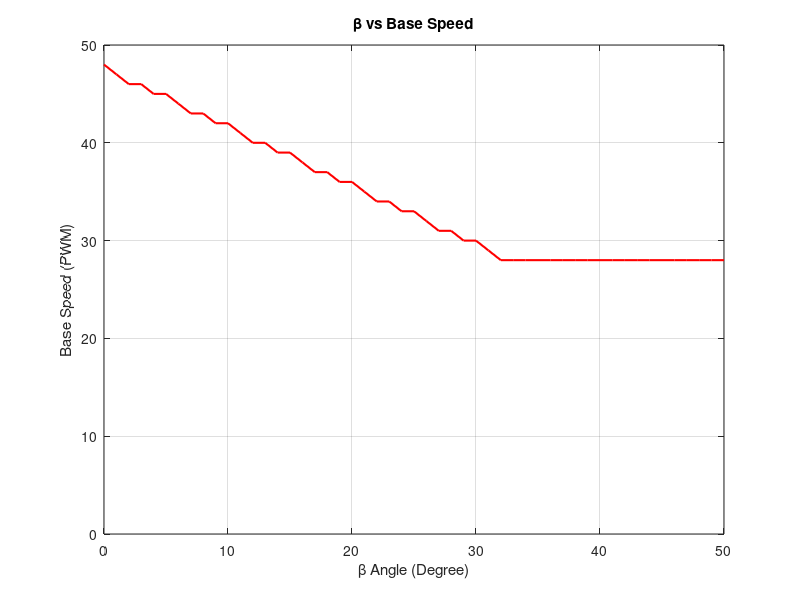

MATLAB code to generate this figure: (Note: this script raises an error after producing the figure.)
%% -
clc
clear
%% -
h1=figure('units','normalized','outerposition',[0 0 0.45 0.45])
beta=0:50;
K_max=48;
if (beta>22.5)
    K_min=26;
else
    K_min=28;
end
K_1=0.6;
for i=1:51
    baseSpeed(i)=max(K_max-K_1*beta(i),K_min)
    baseSpeed(i)=fix(baseSpeed(i))
end
plot(beta,baseSpeed,'r','LineWidth',1.5)
ylim([0,50])
grid on
ylabel('Base Speed (PWM)')
xlabel('\beta Angle (Degree)')
title('\beta vs Base Speed')
print(h1,sprintf('baseSpeed.png'),'-dpng','-r600')
close(h1)
%% -
h2=figure('units','normalized','outerposition',[0 0 0.45 0.45])
beta_exp=[20 21.8 32.5 43.6 32.5 21.5 15.7 14.3 10.53 4.5 1.5 3.6 7.8 11.4 16.43 20.42 24.54 32.34 42.4 32.54 21.4 16.4 ]
K_max=38;
K_1=0.7
for i=1:22
    if (beta_exp(i)>22.5)
        K_min=26;
    else
        K_min=28;
    end
    baseSpeed_exp(i)=max(K_max-K_1*beta_exp(i),K_min)
    baseSpeed_exp(i)=fix(baseSpeed_exp(i))
end
num=1:22
yyaxis left
stem(num,beta_exp,'LineWidth',1.5);
% ylim([4.25,5.25])
ylabel('\beta Angle (Degree)')
hold on
yyaxis right
plot(num,baseSpeed_exp,'b','LineWidth',1.5)
ylim([0,50])
ylabel('Base Speed (PWM)')
legend('Supply Voltage from Powerbank','Processing Time for Each Frame')
title('Experimental \beta vs Base Speed')
xlabel('Image Processing Iteration')
print(h2,sprintf('baseSpeedExp.png'),'-dpng','-r600')
close(h2)